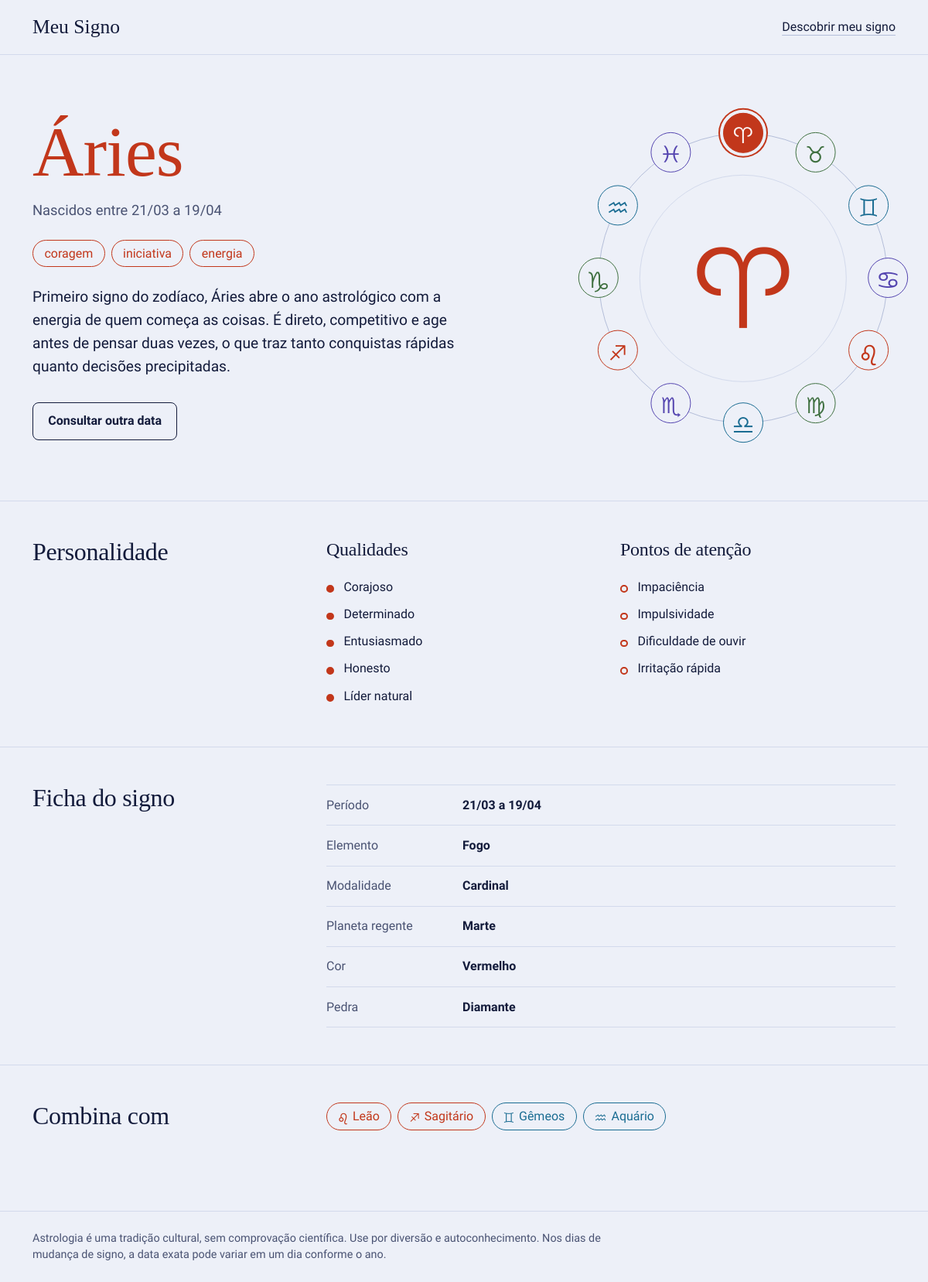
Page /signo/aries on the committed database.
### tables this page shows
CREATE TABLE signos (
    id             INTEGER PRIMARY KEY AUTOINCREMENT,
    ordem          INTEGER NOT NULL UNIQUE,
    slug           TEXT    NOT NULL UNIQUE,
    nome           TEXT    NOT NULL,
    simbolo        TEXT    NOT NULL,
    inicio         INTEGER NOT NULL,
    fim            INTEGER NOT NULL,
    elemento       TEXT    NOT NULL,
    modalidade     TEXT    NOT NULL,
    regente        TEXT    NOT NULL,
    cor            TEXT    NOT NULL,
    pedra          TEXT    NOT NULL,
    palavras_chave TEXT    NOT NULL,
    descricao      TEXT    NOT NULL,
    qualidades     TEXT    NOT NULL,
    desafios       TEXT    NOT NULL,
    compativeis    TEXT    NOT NULL
);

### app.py (the view)
@app.route("/signo/<slug>")
def signo(slug):
    atual = db.buscar_signo(slug)
    if atual is None:
        abort(404)
    signos = db.listar_signos()
    por_slug = {s["slug"]: s for s in signos}
    compativeis = [por_slug[c] for c in atual["compativeis"]]
    ordem = atual["ordem"]
    giro = -ordem * 30 if ordem <= 6 else (12 - ordem) * 30
    return render_template(
        "signo.html",
        signo=atual,
        signos=signos,
        compativeis=compativeis,
        total=db.total_consultas(atual["id"]),
        giro=giro,
        ativo=atual["slug"],
    )

### db.py (called while the page is built)
def get_db():
    if "db" not in g:
        g.db = sqlite3.connect(CAMINHO_BD)
        g.db.row_factory = sqlite3.Row
        g.db.execute("PRAGMA foreign_keys = ON")
    return g.db

def _mmdd_para_texto(mmdd):
    return f"{mmdd % 100:02d}/{mmdd // 100:02d}"

def _preparar(linha):
    signo = dict(linha)
    signo["periodo"] = f"{_mmdd_para_texto(signo['inicio'])} a {_mmdd_para_texto(signo['fim'])}"
    signo["classe"] = CLASSES_ELEMENTO[signo["elemento"]]
    for campo in ("palavras_chave", "qualidades", "desafios", "compativeis"):
        signo[campo] = [item.strip() for item in signo[campo].split(",")]
    return signo

def listar_signos():
    linhas = get_db().execute("SELECT * FROM signos ORDER BY ordem").fetchall()
    return [_preparar(linha) for linha in linhas]

def buscar_signo(slug):
    linha = get_db().execute("SELECT * FROM signos WHERE slug = ?", (slug,)).fetchone()
    return _preparar(linha) if linha else None

def total_consultas(signo_id):
    return get_db().execute(
        "SELECT COUNT(*) FROM consultas WHERE signo_id = ?", (signo_id,)
    ).fetchone()[0]

### templates/signo.html (shortened to what this page needs)
{% extends "base.html" %}
{% block conteudo %}
{% set nascimento = get_flashed_messages(category_filter=["nascimento"]) %}
<article class="el-{{ signo.classe }}">
  <section class="container py-5">
    <div class="row align-items-center g-5">
      <div class="col-lg-7">
        <h1 class="titulo-grande cor-el">{{ signo.nome }}</h1>
        <p class="periodo">Nascidos entre {{ signo.periodo }}</p>
        <ul class="list-unstyled d-flex flex-wrap gap-2 my-4">
          {% for palavra in signo.palavras_chave %}
            <li class="chip">{{ palavra }}</li>
          {% endfor %}
        </ul>
        <p class="lead descricao">{{ signo.descricao }}</p>
        <a class="btn btn-contorno mt-3" href="{{ url_for('index') }}">Consultar outra data</a>
      </div>
      <div class="col-lg-5">
        <div class="roda-wrap">
          {% include "_roda.html" %}
          <div class="roda-centro">
            <span class="roda-glifo" aria-hidden="true">{{ signo.simbolo }}&#xFE0E;</span>
          </div>
        </div>
      </div>
    </div>
  </section>
  <section class="secao">
    <div class="container">
      <div class="row g-4">
        <div class="col-lg-4"><h2>Personalidade</h2></div>
        <div class="col-lg-8">
          <div class="row g-4">
            <div class="col-md-6">
              <h3 class="subtitulo">Qualidades</h3>
              <ul class="lista-sinal">
                {% for q in signo.qualidades %}<li>{{ q | capitalize }}</li>{% endfor %}
              </ul>
            </div>
            <div class="col-md-6">
              <h3 class="subtitulo">Pontos de atenção</h3>
              <ul class="lista-sinal oco">
                {% for d in signo.desafios %}<li>{{ d | capitalize }}</li>{% endfor %}
              </ul>
            </div>
          </div>
        </div>
      </div>
    </div>
  </section>
  <section class="secao">
    <div class="container">
      <div class="row g-4">
        <div class="col-lg-4"><h2>Ficha do signo</h2></div>
        <div class="col-lg-8">
          <dl class="ficha mb-0">
            <div class="ficha-linha"><dt>Período</dt><dd>{{ signo.periodo }}</dd></div>
            <div class="ficha-linha"><dt>Elemento</dt><dd>{{ signo.elemento }}</dd></div>
            <div class="ficha-linha"><dt>Modalidade</dt><dd>{{ signo.modalidade }}</dd></div>
            <div class="ficha-linha"><dt>Planeta regente</dt><dd>{{ signo.regente }}</dd></div>
            <div class="ficha-linha"><dt>Cor</dt><dd>{{ signo.cor }}</dd></div>
            <div class="ficha-linha"><dt>Pedra</dt><dd>{{ signo.pedra }}</dd></div>
          </dl>
        </div>
      </div>
    </div>
  </section>
  <section class="secao">
    <div class="container">
      <div class="row g-4">
        <div class="col-lg-4"><h2>Combina com</h2></div>
        <div class="col-lg-8">
          <ul class="list-unstyled d-flex flex-wrap gap-2 mb-4">
            {% for c in compativeis %}
              <li>
                <a class="chip el-{{ c.classe }}" href="{{ url_for('signo', slug=c.slug) }}">
                  <span class="chip-glifo" aria-hidden="true">{{ c.simbolo }}&#xFE0E;</span>{{ c.nome }}
                </a>
              </li>
            {% endfor %}
          </ul>
        </div>
      </div>
    </div>
  </section>
</article>
{% endblock %}

### templates/base.html (shortened to what this page needs)
<!doctype html>
<html lang="pt-BR">
<head>
  <link href="https://cdn.jsdelivr.net/npm/bootstrap@5.3.3/dist/css/bootstrap.min.css" rel="stylesheet">
  <link rel="stylesheet" href="{{ url_for('static', filename='css/style.css') }}">
</head>
<body>
  <header class="topo">
    <div class="container py-3 d-flex justify-content-between align-items-center">
      <a class="marca" href="{{ url_for('index') }}">Meu Signo</a>
      <a class="link-topo" href="{{ url_for('index') }}">Descobrir meu signo</a>
    </div>
  </header>
  <main id="conteudo">
    {% block conteudo %}{% endblock %}
  </main>
  <footer class="rodape">
    <div class="container py-4">
      <p class="mb-0">Astrologia é uma tradição cultural, sem comprovação científica. Use por diversão e autoconhecimento. Nos dias de mudança de signo, a data exata pode variar em um dia conforme o ano.</p>
    </div>
  </footer>
</body>
</html>

### templates/_roda.html
<nav class="roda" aria-label="Os 12 signos do zodíaco" style="--giro-final: {{ giro }}deg;">
  <div class="roda-anel" aria-hidden="true"></div>
  {% for s in signos %}
  <a class="roda-signo el-{{ s.classe }}{% if s.slug == ativo %} ativo{% endif %}"
     href="{{ url_for('signo', slug=s.slug) }}"
     style="--i: {{ s.ordem }};"
     title="{{ s.nome }}"
     aria-label="{{ s.nome }}, {{ s.periodo }}"{% if s.slug == ativo %} aria-current="page"{% endif %}>
    <span aria-hidden="true">{{ s.simbolo }}&#xFE0E;</span>
  </a>
  {% endfor %}
</nav>

### rows in the picture
signos: nome "Áries", descricao "Primeiro signo do zodíaco, Áries abre o ano astrológico com a energia de quem começa as coisas. É direto, competitivo e age antes de pensar duas vezes, o que traz tanto conquistas rápidas quanto decisões precipitadas.", simbolo "♈", elemento "Fogo", modalidade "Cardinal", regente "Marte", cor "Vermelho", pedra "Diamante"
signos: {{ s.ordem }} 1 (drawn), simbolo "♉"
signos: simbolo "♊", nome "Gêmeos"
signos: {{ s.ordem }} 3 (drawn), simbolo "♋"
signos: simbolo "♌", nome "Leão"
signos: {{ s.ordem }} 5 (drawn), simbolo "♍"
signos: {{ s.ordem }} 6 (drawn), simbolo "♎"
signos: {{ s.ordem }} 7 (drawn), simbolo "♏"
signos: simbolo "♐", nome "Sagitário"
signos: {{ s.ordem }} 9 (drawn), simbolo "♑"
signos: simbolo "♒", nome "Aquário"
signos: {{ s.ordem }} 11 (drawn), simbolo "♓"

### other values in the picture
{{ signo.periodo }} "21/03 a 19/04"
{{ palavra }} "coragem" "iniciativa" "energia"
{{ q | capitalize }} "Corajoso" "Determinado" "Entusiasmado" "Honesto" "Líder natural"
{{ d | capitalize }} "Impaciência" "Impulsividade" "Dificuldade de ouvir" "Irritação rápida"
